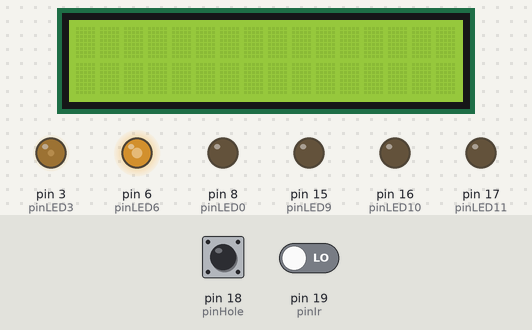
Bench run of a sketch on a simulated Arduino Uno, built for the host (arithmetic inside an expression is 32-bit, double 64-bit). On the bench: 16×2 character LCD, output pins drawn as LEDs (lit = HIGH). Wiring (inferred from the names in the program): character LCD (HD44780): RS pin 5; E pin 4; data pin 7, pin 2, pin 9, pin 14. The inputs (shaded band) are chosen by the test bench; at power-on: pin 18 (pinHole) LOW, pin 19 (pinIr) LOW. Pins used as bus, display or sensor lines are not drawn.

Above: at 0.45 s.
1.3 s: pin 18 (pinHole) driven HIGH
At 1.95 s:
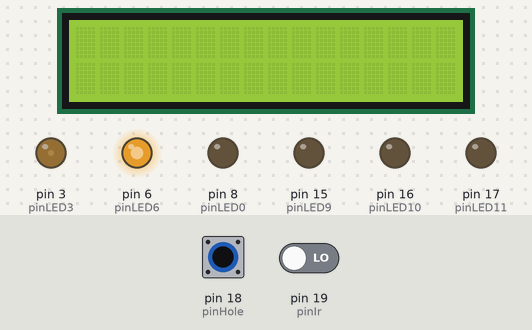
7.3 s: pin 18 (pinHole) pulsed LOW 2 times (0.12 s each, 0.3 s apart)
At 7.57 s:
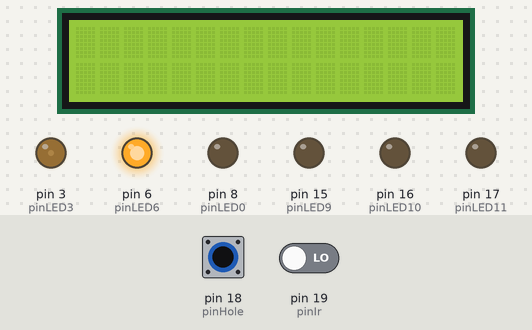
Timing chart, 0 to 44.1 s (numbered marks = the images above; inputs shaded):
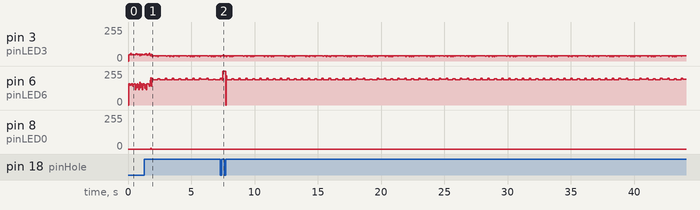

The sketch:

verseWriter.ino
```cpp
//#include <MsTimer2.h>
#include <TimerOne.h>

int pinLED0 = 8;
int pinLED1 = 9;
int pinLED2 = 2;
int pinLED3 = 3;
int pinLED4 = 4;
int pinLED5 = 5;
int pinLED6 = 6;
int pinLED7 = 7;
int pinLED8 = 14;
int pinLED9 = 15;
int pinLED10 = 16;
int pinLED11 = 17;

int pinHole = 18;
int pinIr = 19;

volatile unsigned long time = 1;
volatile unsigned long timer = 0;
volatile unsigned int posi=0;
volatile unsigned long cnt=0;
int count = 0;

int flag=1;

unsigned int pattern[] = {  // 点灯パターン
0b000011000000,
0b000011000000,
0b000011100000,
0b000011100000,
0b000001110000,
0b000000111000,
0b000000011110,
0b000000000100,
0b000000000000,
0b000000000000,
0b000000000000,
0b000000000000,
0b000000000100,
0b000000011110,
0b000000111100,
0b000001110000,
0b000011100000,
0b000011100000,
0b000011000000,
0b000011000000,
0b000011000000,
0b000011000000,
0b000011100000,
0b000011100000,
0b000011110000,
0b000011111000,
0b000111011111,
0b000111000110,
0b000111000000,
0b000111000000,
0b000111000000,
0b000111000000,
0b000111000000,
0b000111000000,
0b000011000000,
0b000011000000,
0b000011000000,
0b000011000000,
0b000011000000,
0b000011000000,


};


void setup()
{
  pinMode(pinLED0, OUTPUT);
  pinMode(pinLED1, OUTPUT);
  pinMode(pinLED2, OUTPUT);
  pinMode(pinLED3, OUTPUT);
  pinMode(pinLED4, OUTPUT);
  pinMode(pinLED5, OUTPUT);
  pinMode(pinLED6, OUTPUT);
  pinMode(pinLED7, OUTPUT);
  pinMode(pinLED8, OUTPUT);
  pinMode(pinLED9, OUTPUT);
  pinMode(pinLED10, OUTPUT);
  pinMode(pinLED11, OUTPUT);

  pinMode(pinHole, INPUT);
  pinMode(pinIr, INPUT);

  //タイマ割り込みの設定
  Timer1.initialize(20); // micro second
  Timer1.attachInterrupt(timerInterrupt);
  Timer1.start();

}

void ledWrite(unsigned int signal){

  //ポートに出力している．digitalWriteを高速化する書き方をしている
  // 0x800 is center.LED1 is outside.
  PORTB = PORTB & 0xfc | (signal & 0x003);
  PORTD = PORTD & 03 | (signal & 0x0fc) ;
  PORTC = PORTC & 0xf0 | (signal & 0x0f00) >> 8;

}
void checkPinInterrupt(){
  //ホールセンサの立ち上がりを研修tしている．
  if(( (PINC & 0x10) == 0x10 ) && ( flag == 1) ){  //立ち上がりのときに１度だけ実行
    PinInterrupt();
    flag = 0;


  }
  if( ((PINC & 0x10) != 0x10) && (flag == 0) ){
    flag = 1;
  }

}

void PinInterrupt(){
  //立ち上がりのときに実行される

  //位置の初期化
  posi=0;

    // 点灯時間計算
   count ++;
   if(count >= 10 ){      // 回転数は10回の平均をとる
   time = timer / 400;    // 1周は40コマだから400
   timer = 0;
   count = 0;
   }
}

void timerInterrupt(){
  //20マイクロ秒ごとに実行される．
  timer ++;
  cnt ++;
}


void loop(){
  //checkPinInterrupt();

  checkPinInterrupt();      //ホール素子をチェック
  ledWrite(pattern[posi]);  //LEDを点灯させる
  posi ++;
  if(posi >=40) {            //1周したときのしょり
    posi =  0;
  }


  while(1){                  //待つ．待っているときにもホール素子をチェックする．
    checkPinInterrupt();
    if( cnt >= time ){
      cnt = 0;
      break;
    }
  }

}
```

Measured:
- after the input at 1.3 s, pin 8 (pinLED0): 0/255 → 7/255 after 0.50 s, → 0/255 0.04 s later
